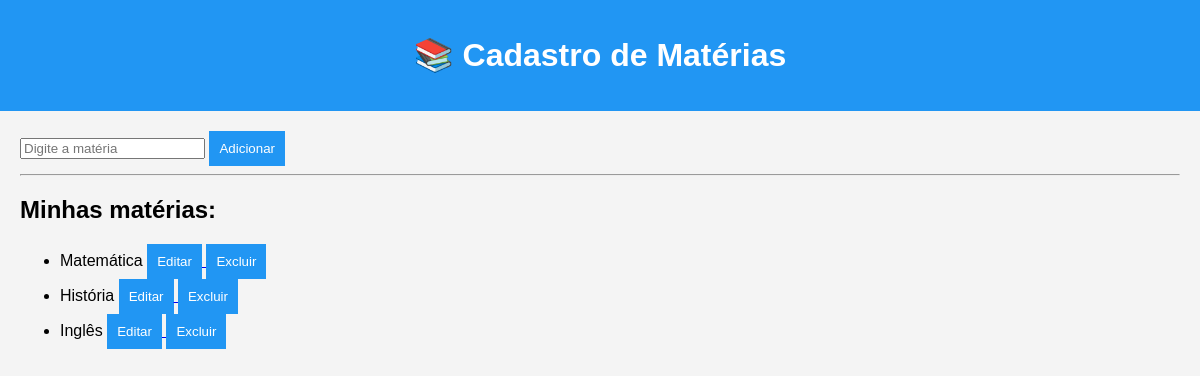
The app's page /materias, older data.
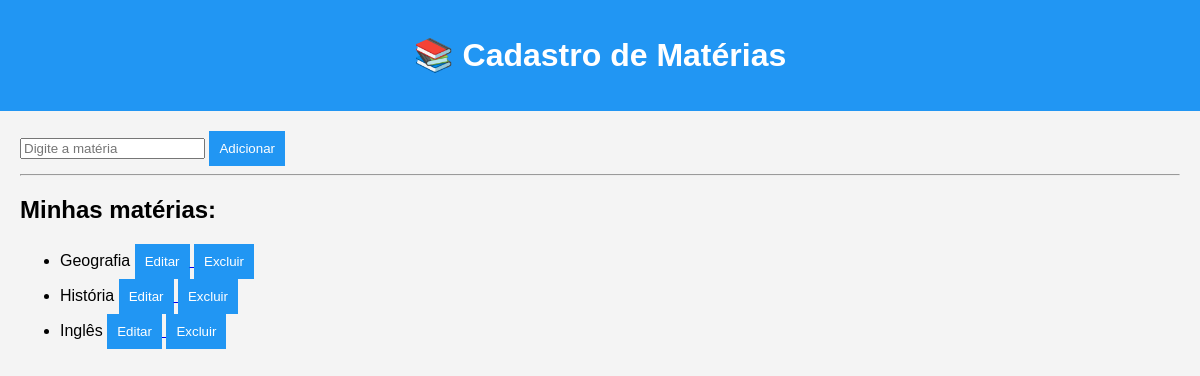
The same page, newer data.
### tables this page shows
CREATE TABLE materias (
                   id INTEGER PRIMARY KEY AUTOINCREMENT,
                   nome TEXT NOT NULL);

### app.py (the view, shortened to what this page needs)
@app.route("/materias", methods=["GET", "POST"])
def cadastro_materias():
    conn = conectar_db()
    cursor = conn.cursor()
    cursor.execute("SELECT * FROM materias")
    materias = cursor.fetchall()
    conn.close()
    return render_template("materias.html", materias=materias)

### app.py (called while the page is built)
def conectar_db():
    return sqlite3.connect("database.db")

### templates/materias.html (shortened to what this page needs)
<!DOCTYPE html>
<html lang="pt-br">
<head>
    <link rel="stylesheet" type="text/css" href="{{ url_for('static', filename='style.css') }}">
</head>
<body>
    <header>
        <h1>📚 Cadastro de Matérias</h1>
    </header>
    <div class="container">
        <form method="POST" action="">
            <input type="text" name="nome" placeholder="Digite a matéria" required>
            <button type="submit">Adicionar</button>
        </form>
        <hr>
        <h2>Minhas matérias:</h2>
        <ul>
            {% for materia in materias %}
            <li>{{ materia[1] }}
                <a href="/editar/{{ materia[0] }}">
                    <button>Editar</button>
                </a>
                <a href="/excluir/{{ materia[0] }}">
                    <button>Excluir</button>
                </a>
            </li>
            {% endfor %}
        </ul>
    </div>
</body>
</html>

### static/style.css (style rules this page uses)
body { font-family: Arial, sans-serif; margin: 0; padding: 0; background-color: #f4f4f4; }
header { background-color: #2196f3; color: white; padding: 15px; text-align: center; }
.container { padding: 20px; }
button { background-color: #2196f3; color: white; border: none; padding: 10px; cursor: pointer; }

Row changes from the older to the newer data that the page shows:
changed materias: nome "Matemática" → "Geografia"
